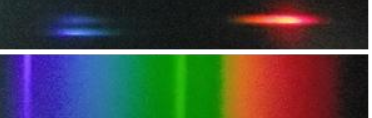
#> input picture espectro2.png, 372 x 118 px
$ jupyter execute spectrosco.py.ipynb   (shell and % lines are left out)   (older library calls are emulated)
#> lines starting #> are read from the running program, lines starting #| are printed output that depends on the picture
[cell 1]
import scipy.misc as misc
from matplotlib import pyplot as plt
import matplotlib.colors
import numpy as np
import imageio
import cv2

[cell 2]
def wavelength_rgb(wavelength, gamma = 1.):
    """
    """
    wavelength = float(wavelength)

    if (wavelength >= 380) and (wavelength <= 750):
        A = 0.6
    else:
        A = 0.5

    if (wavelength >= 380) and (wavelength <= 450):           # Violet
        attenuation = 0.3 + 0.7 * (wavelength - 380) / (450 - 380)
        R = ((-(wavelength - 450) / (450 - 380)) * attenuation) ** gamma
        G = 0.0
        B = (1.0 * attenuation) ** gamma

    elif (wavelength > 450) and (wavelength <= 495):           # Blue
        R = 0.0
        G = ((wavelength - 450) / (495 - 450)) ** gamma
        B = 1.0
    elif (wavelength > 495) and (wavelength <= 570):       #Green
        R = 0.0
        G = 1.0
        B = (-(wavelength - 570) / (570 - 495)) ** gamma
    elif (wavelength > 570) and (wavelength <= 590):       #Yellow
        R = ((wavelength - 570) / (590 - 570)) ** gamma
        G = 1.0
        B = 0.0
    elif (wavelength > 590) and (wavelength <= 620):       #Orange
        R = 1.0
        G = (-(wavelength - 620) / (620 - 590)) ** gamma
        B = 0.0
    elif (wavelength > 620) and (wavelength <= 750):       #Red
        attenuation = 0.3 + 0.7 * (750 - wavelength) / (750 - 620)
        R = (1.0 * attenuation) ** gamma
        G = 0.0
        B = 0.0
    else:
        R, G, B = 0., 0., 0.

    return (R, G, B, A)

def calibrate(pixels, lambdas, img, blue=470, red=623):
    """
    Assumming linear behavior when having 2 values for wavelength
    lambda = a * x + lambda_0
    """

    points = [(pixels[0], lambdas[0]), (pixels[1], lambdas[1])]
    X, Y = zip(*points)
    X0 = np.ones(len(X))

    matrix = np.vstack([X, X0]).T
    a, Y0 = np.linalg.lstsq(matrix, Y, rcond=None)[0]

    wavelength = []

    for x in range(img.shape[1]):
        y = a * x + Y0
        wavelength.append(y)

    wavelength.sort()

    return wavelength

def plot_spectrum(wavelength, img, leds=False):
    """
    plot
    """

    spectrum = np.empty((0))
    spectrum_leds = np.empty((0))
    I0 = []
    I0_leds = []

    for i in range(img.shape[1]):
        if leds:
            [r_leds, g_leds, b_leds] = img[20, i]
            I_leds = int(r_leds) + int(g_leds) + (b_leds)
            I0_leds.append(I_leds)
            spectrum_leds = np.append(spectrum_leds, I_leds)

        [r, g, b] = img[100, i]
        I = int(r) + int(g) + int(b)
        I0.append(I)
        spectrum = np.append(spectrum, I)

    clim=(350,780)
    norm = plt.Normalize(*clim)
    wl = np.arange(clim[0],clim[1]+1,2)
    colorlist = list(zip(norm(wl),[wavelength_rgb(w) for w in wl]))
    spectralmap = matplotlib.colors.LinearSegmentedColormap.from_list("spectrum", colorlist)

    plt.figure()
    plt.plot(wavelength, (spectrum - min(spectrum)) / max(I0))
    if leds:
        plt.plot(wavelength, (spectrum_leds - min(spectrum_leds)) / max(I0_leds), 'r+')

    mesh_y = np.linspace(0, 1, 100)
    X,Y = np.meshgrid(wavelength, mesh_y)
    extent=(np.min(wavelength), np.max(wavelength), np.min(mesh_y), np.max(mesh_y))
    plt.imshow(X, clim=clim,  extent=extent, cmap=spectralmap, aspect='auto')

    plt.xlabel(r"$\lambda$ [nm]")
    plt.ylabel(r"$I/I_0$")
    plt.fill_between(wavelength, (spectrum - min(spectrum)) / max(I0), 1, color='w')
    plt.show()

[cell 3]
img2 = cv2.imread('espectro2.png')
#> img2 is the input picture: shape (118, 372, 3); mean B, G, R 70.2, 72.2, 71.8


plt.figure(figsize=(5,5))
plt.imshow(img2)
plt.axhline(y=20)
plt.show()
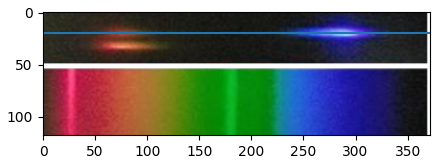
#> figure drawn by matplotlib, 1 panel; B, G, R data is drawn as R, G, B

[cell 4]
WL = calibrate([25, 180], [433, 546], img2)
#> WL = 372 values from 414.8 to 685.2

plot_spectrum(WL, img2, leds=True)
#> the loop in plot_spectrum, `for i in range(img.shape[1]):` made 372 passes
#> (r_leds, g_leds, b_leds, I_leds, spectrum_leds, r, g, b) on passes 1 to 7: (47, 47, 33, 127, [127], 69, 48, 37), (46, 46, 32, 124, [127, 124], 74, 50, 39), (44, 44, 30, 118, [127, 124, 118], 80, 50, 40), (42, 42, 28, 112, [127, 124, 118, 112], 86, 50, 40), (43, 43, 29, 115, [127, 124, 118, 112, 115], 90, 49, 39), (44, 44, 30, 118, [127, 124, 118, 112, 115, 118], 95, 48, 40), (44, 44, 31, 119, [127, 124, 118, 112, 115, 118, 119], 99, 48, 41)
#> (r_leds, g_leds, b_leds, I_leds, r, g, b, I) on passes 13 to 18: (47, 46, 36, 129, 127, 48, 53, 228), (48, 47, 37, 132, 136, 49, 59, 244), (46, 45, 36, 127, 144, 48, 61, 253), (46, 44, 36, 126, 149, 44, 60, 253), (45, 43, 35, 123, 155, 41, 61, 257), (44, 42, 34, 120, 162, 39, 63, 264)
#> in plot_spectrum, `plt.show()`:
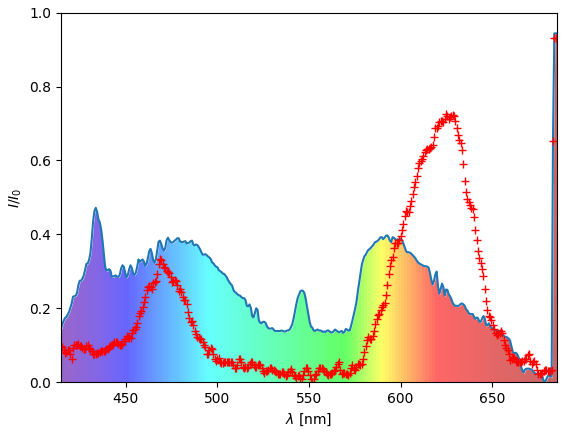
#> figure drawn by matplotlib, 1 panel

$ run again, with espectro1.jpg saved as espectro2.png
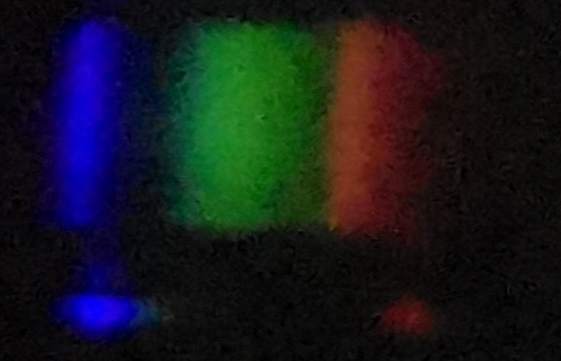
#> input picture espectro1.jpg, 561 x 361 px
#> img2 is the input picture: shape (361, 561, 3); mean B, G, R 28.9, 25, 21.9
#> `plt.show()`:
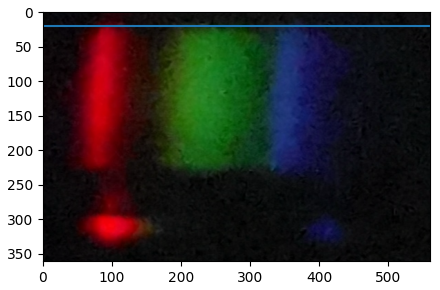
#> figure drawn by matplotlib, 1 panel; B, G, R data is drawn as R, G, B
#> WL = 561 values from 414.8 to 823
#> the loop in plot_spectrum, `for i in range(img.shape[1]):` made 561 passes
#> (r_leds, g_leds, b_leds, I_leds, spectrum_leds, r, g, b) on passes 1 to 7: (10, 9, 11, 30, [30], 15, 8, 11), (9, 8, 10, 27, [30, 27], 15, 8, 11), (7, 6, 8, 21, [30, 27, 21], 14, 9, 11), (6, 5, 7, 18, [30, 27, 21, 18], 12, 7, 9), (4, 3, 5, 12, [30, 27, 21, 18, 12], 10, 5, 7), (3, 2, 4, 9, [30, 27, 21, 18, 12, 9], 12, 7, 9), (5, 4, 6, 15, [30, 27, 21, 18, 12, 9, 15], 14, 9, 11)
#> in plot_spectrum, `plt.show()`:
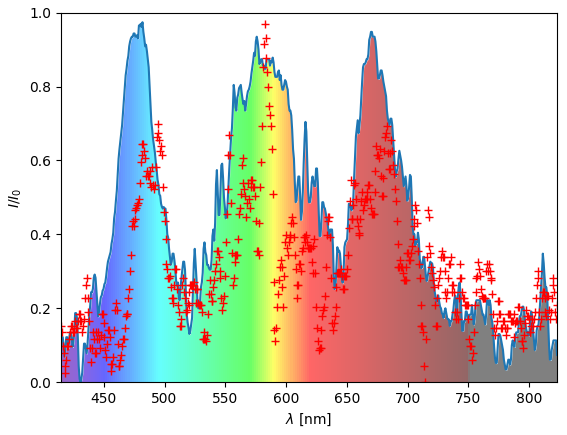
#> figure drawn by matplotlib, 1 panel

$ run again, with red3.jpg saved as espectro2.png
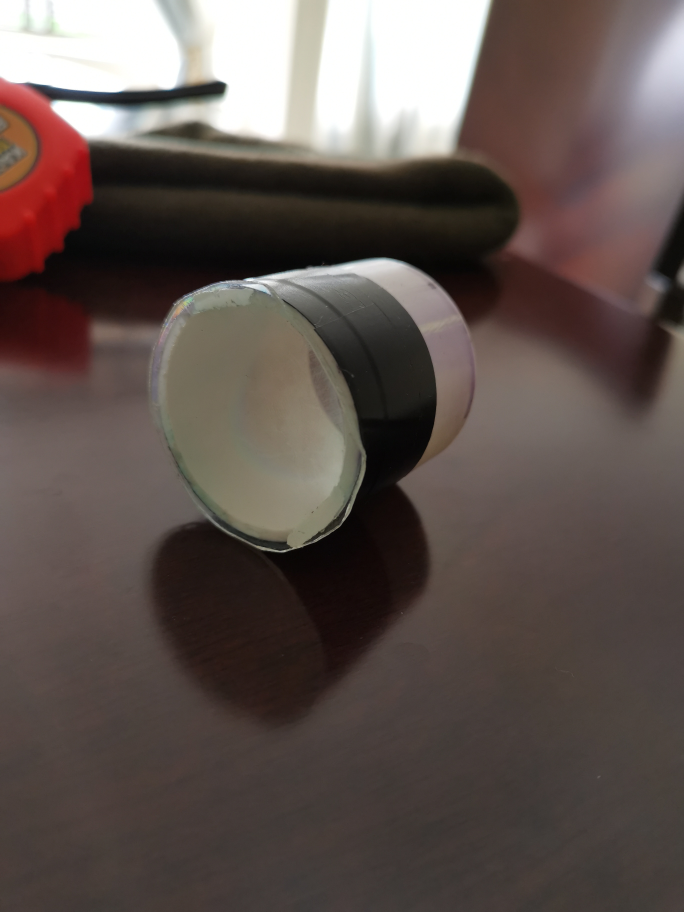
#> input picture red3.jpg, 2736 x 3648 px (shown at 1/4 size)
#> img2 is the input picture: shape (3648, 2736, 3); mean B, G, R 79.4, 83.9, 96
#> `plt.show()`:
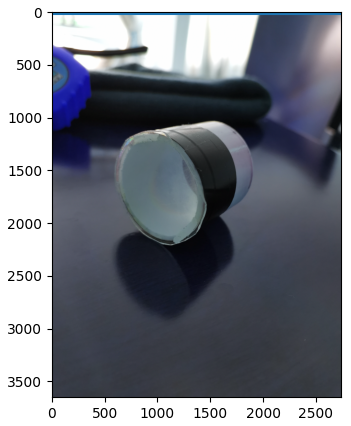
#> figure drawn by matplotlib, 1 panel; B, G, R data is drawn as R, G, B
#> WL = 2736 values from 414.8 to 2408.7
#> the loop in plot_spectrum, `for i in range(img.shape[1]):` made 2736 passes
#> (r_leds, g_leds, b_leds, I_leds, spectrum_leds, r, g, b) on passes 1, 3, 4, 5, 6: (254, 254, 254, 762, [762], 254, 254, 254), (254, 254, 254, 762, [762, 762, 762], 253, 253, 253), (255, 255, 255, 765, [762, 762, 762, 765], 254, 254, 254), (253, 255, 255, 763, [762, 762, 762, 765, 763], 252, 254, 254), (253, 255, 255, 763, [762, 762, 762, 765, 763, 763], 252, 254, 254)
#> in plot_spectrum, `plt.show()`:
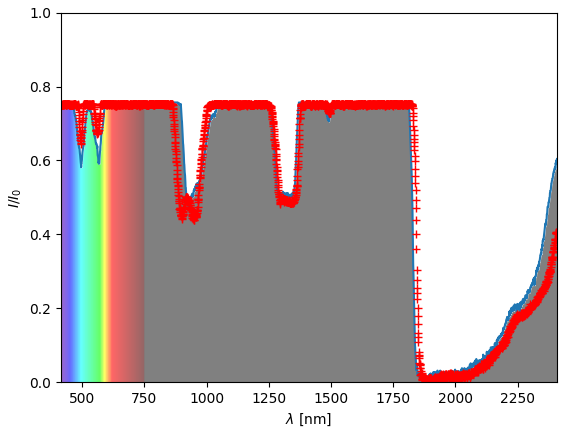
#> figure drawn by matplotlib, 1 panel

$ run again, with setup.jpg saved as espectro2.png
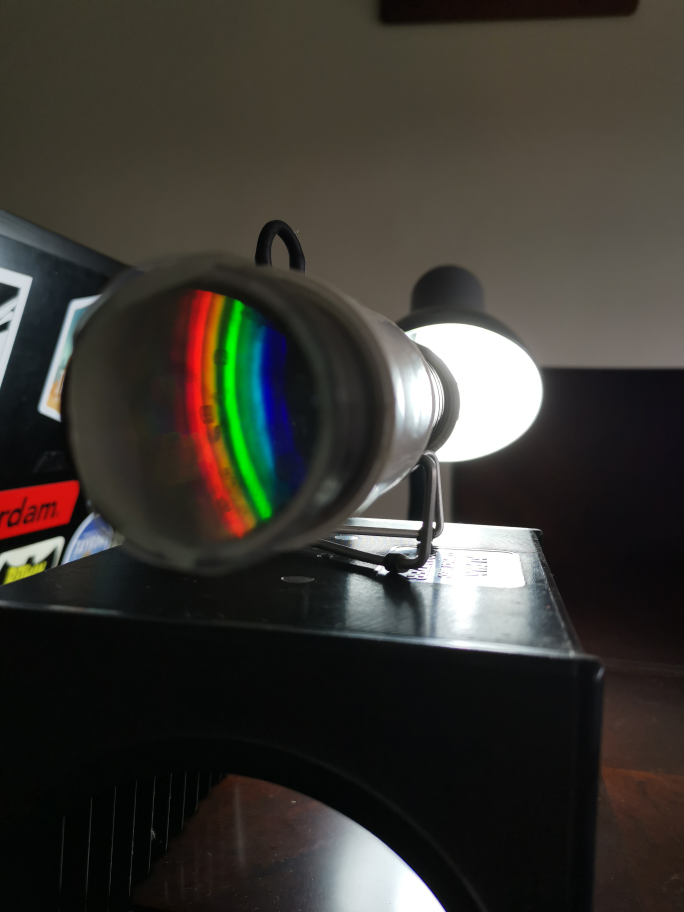
#> input picture setup.jpg, 2736 x 3648 px (shown at 1/4 size)
#> img2 is the input picture: shape (3648, 2736, 3); mean B, G, R 49.8, 55.9, 58.3
#> `plt.show()`:
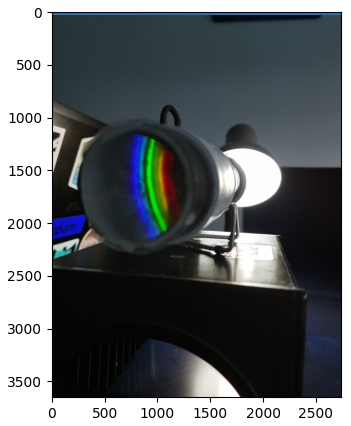
#> figure drawn by matplotlib, 1 panel; B, G, R data is drawn as R, G, B
#> WL = 2736 values from 414.8 to 2408.7
#> the loop in plot_spectrum, `for i in range(img.shape[1]):` made 2736 passes
#> (r_leds, g_leds, b_leds, I_leds, spectrum_leds, r, g, b) on passes 1 to 6: (37, 49, 53, 139, [139], 38, 49, 53), (37, 49, 53, 139, [139, 139], 39, 50, 54), (38, 50, 54, 142, [139, 139, 142], 37, 49, 53), (38, 50, 54, 142, [139, 139, 142, 142], 36, 48, 52), (36, 51, 54, 141, [139, 139, 142, 142, 141], 37, 49, 53), (36, 51, 54, 141, [139, 139, 142, 142, 141, 141], 38, 50, 54)
#> in plot_spectrum, `plt.show()`:
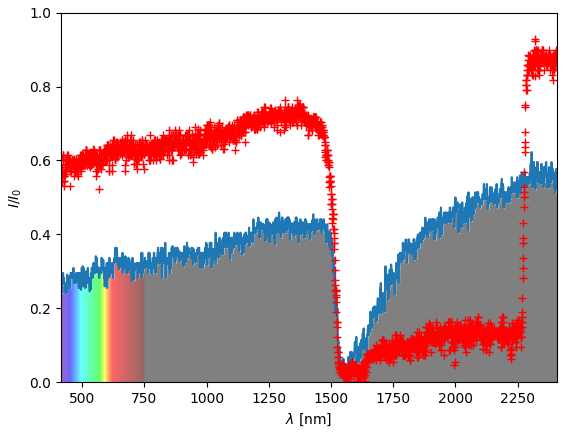
#> figure drawn by matplotlib, 1 panel
